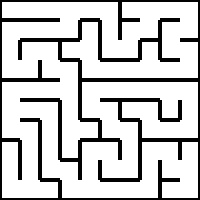
#> input picture rect-maze-master/findNeighbours/maze00.jpg, 200 x 200 px
$ python section1.py   (Python 2 division)
#> lines starting #> are read from the running program, lines starting #| are printed output that depends on the picture; after the words box and inside, x2 and y2 are one past the last pixel; in counts of white or black regions, pixels touching at a corner belong together
import numpy as np
import cv2
np.set_printoptions(threshold=127)
## The readImage function takes a file path as argument and returns image in binary form.
def readImage(filePath):
    #############  Add your Code here   ###############
#> called with filePath = 'maze00.jpg'
    img = cv2.imread(filePath, 0)
#> img is the input picture: shape (200, 200); min 0, max 255, mean 205.3
    ret, binaryImage = cv2.threshold(img, 10, 255, cv2.THRESH_BINARY)
#> binaryImage: shape (200, 200); 80.5% white; 1 black region, box (x1, y1, x2, y2) and area: (0, 0, 200, 200) 7792
    ###################################################
    return binaryImage

## The findNeighbours function takes a maze image and row and column coordinates of a cell as input arguments
## and returns a stack consisting of all the neighbours of the cell as output.
## Note :- Neighbour refers to all the adjacent cells one can traverse to from that cell provided only horizontal
## and vertical traversal is allowed.
def findNeighbours(img,row,column):
    neighbours = []
    #############  Add your Code here   ###############
    i = 0
    while(True):
        if img[i, i] != 0:
            border = i
            break
        i += 1
    i = border
    cell = 0
    while(True):
        if img[i, i] == 0:
            cell = i
            break
        i += 1
    if img[cell - border * 2, cell] == 0 or img[cell, cell - border * 2] == 0:
        cell = cell + border
    row_new = (2 * row + 1) * (cell / 2)
    col_new = (2 * column + 1) * (cell / 2)
    top = row_new - (cell / 2) + 1
    bottom = row_new + (cell / 2) - 2
    left = col_new - (cell / 2) + 1
    right = col_new + (cell / 2) - 2
    if img[top, col_new] != 0:
        neighbours.append([row - 1, column])
    if img[bottom, col_new] != 0:
        neighbours.append([row + 1, column])
    if img[row_new, left] != 0:
        neighbours.append([row, column - 1])
    if img[row_new, right] != 0:
        neighbours.append([row, column + 1])
    ###################################################
    return neighbours

##  colourCell function takes 4 arguments:-
##            img - input image
##            row - row coordinates of cell to be coloured
##            column - column coordinates of cell to be coloured
##            colourVal - the intensity of the colour.
##  colourCell basically highlights the given cell by painting it with the given colourVal. Care should be taken that
##  the function doesn't paint over the black walls and only paints the empty spaces. This function returns the image
##  with the painted cell.
def colourCell(img, row, column, colorVal):   ## Add required arguments here.

    #############  Add your Code here   ###############
    neighbours = findNeighbours(img, row, column)
    i = 0
    while(True):
        if img[i, i] != 0:
            border = i
            break
        i += 1
    i = border
    cell = 0
    while(True):
        if img[i, i] == 0:
            cell = i
            break
        i += 1
    if img[cell - border * 2, cell] == 0 or img[cell, cell - border * 2] == 0:
        cell = cell + border
    row_new = (2 * row + 1) * (cell / 2)
    col_new = (2 * column + 1) * (cell / 2)
    top = row_new - (cell / 2) + 1
    bottom = row_new + (cell / 2) - 2
    left = col_new - (cell / 2) + 1
    right = col_new + (cell / 2) - 2
    for i in neighbours:
        if i[0] == row + 1:
            img[top + 1 : bottom + 2, left + 1 : right] = colorVal
        if i[0] == row - 1:
            img[top - 1 : bottom, left + 1 : right] = colorVal
        if i[1] == column + 1:
            img[top + 1 : bottom, left + 1 : right + 2] = colorVal
        if i[1] == column - 1:
            img[top + 1 : bottom, left - 1 : right] = colorVal

    ###################################################
    return img

##  Main function takes the filepath of image as input.
##  You are not allowed to change any code in this function.
def main(filePath):
    img = readImage(filePath)
    coords = [(0,0),(9,9),(3,2),(4,7),(8,6)]
    string = ""
    for coordinate in coords:
        img = colourCell(img, coordinate[0], coordinate[1], 150)
        neighbours = findNeighbours(img, coordinate[0], coordinate[1])
        print (neighbours)
        string = string + str(neighbours) + "\n"
        for k in neighbours:
            img = colourCell(img, k[0], k[1], 230)
#> this loop made 5 passes
#| [[0, 1]]
#| [[8, 9], [9, 8]]
#| [[2, 2], [3, 3]]
#| [[4, 6], [4, 8]]
#| [[7, 6], [8, 5]]
#> pass 1, in main, `img = colourCell(img, coordinate[0], coordinate[1], 150)`:
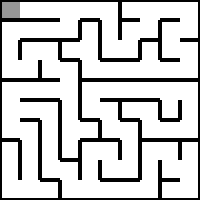
#> img: shape (200, 200); min 0, max 255, mean 204.6
#> pass 2, in main, `img = colourCell(img, coordinate[0], coordinate[1], 150)`:
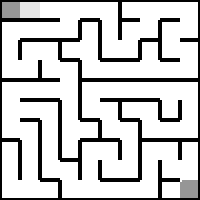
#> img: shape (200, 200); 1.6% of pixels changed, all inside (x1, y1, x2, y2) = (20, 2, 198, 198)
#> pass 3, in main, `img = colourCell(img, coordinate[0], coordinate[1], 150)`:
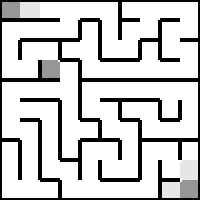
#> img: shape (200, 200); 2.4% of pixels changed, all inside (x1, y1, x2, y2) = (42, 60, 198, 198)
#> after the loop:
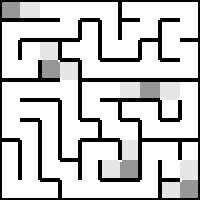
#> img: shape (200, 200); 6.48% of pixels changed, all inside (x1, y1, x2, y2) = (40, 42, 180, 178)
    if __name__ == '__main__':
        return img
    else:
        return string + "\t"
## Specify filepath of image here. The main function is called in this section.
if __name__ == '__main__':
    filePath = 'maze00.jpg'
    img = main(filePath)
    cv2.imshow('canvas', img)
    cv2.waitKey(0)
    cv2.destroyAllWindows()

$ run again, with rect-maze-master/findNeighbours/maze01.jpg copied over rect-maze-master/findNeighbours/maze00.jpg
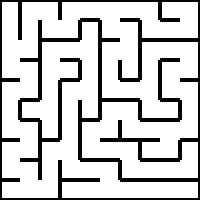
#> input picture rect-maze-master/findNeighbours/maze01.jpg, 200 x 200 px
#> in readImage, img is the input picture: shape (200, 200); min 0, max 255, mean 205.4
#> binaryImage: shape (200, 200); 80.6% white; 1 black region, box (x1, y1, x2, y2) and area: (0, 0, 200, 200) 7776
#> the loop in main, `for coordinate in coords:` made 5 passes
#> (printed output is left out)
#> pass 1, in main, `img = colourCell(img, coordinate[0], coordinate[1], 150)`:
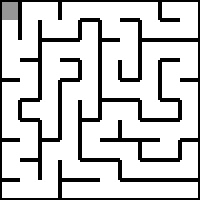
#> img: shape (200, 200); min 0, max 255, mean 204.7
#> after the loop in main, `for coordinate in coords:`:
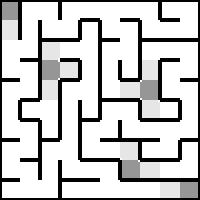
#> img: shape (200, 200); min 0, max 255, mean 199.2

$ run again, with rect-maze-master/findNeighbours/maze02.jpg copied over rect-maze-master/findNeighbours/maze00.jpg
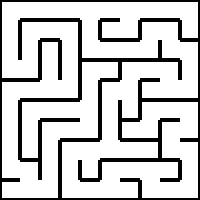
#> input picture rect-maze-master/findNeighbours/maze02.jpg, 200 x 200 px
#> in readImage, img is the input picture: shape (200, 200); min 0, max 255, mean 205.1
#> binaryImage: shape (200, 200); 80.4% white; 1 black region, box (x1, y1, x2, y2) and area: (0, 0, 200, 200) 7824
#> the loop in main, `for coordinate in coords:` made 5 passes
#> (printed output is left out)
#> pass 1, in main, `img = colourCell(img, coordinate[0], coordinate[1], 150)`:
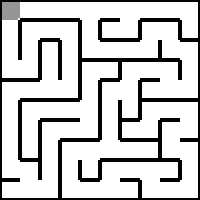
#> img: shape (200, 200); min 0, max 255, mean 204.3
#> after the loop in main, `for coordinate in coords:`:
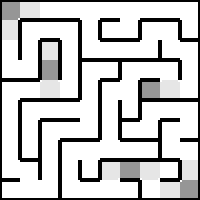
#> img: shape (200, 200); min 0, max 255, mean 199.2

$ run again, with rect-maze-master/findNeighbours/maze03.jpg copied over rect-maze-master/findNeighbours/maze00.jpg
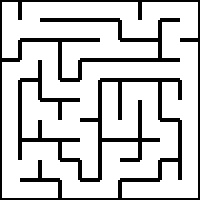
#> input picture rect-maze-master/findNeighbours/maze03.jpg, 200 x 200 px
#> in readImage, img is the input picture: shape (200, 200); min 0, max 255, mean 205.2
#> binaryImage: shape (200, 200); 80.5% white; 1 black region, box (x1, y1, x2, y2) and area: (0, 0, 200, 200) 7796
#> the loop in main, `for coordinate in coords:` made 5 passes
#> (printed output is left out)
#> pass 1, in main, `img = colourCell(img, coordinate[0], coordinate[1], 150)`:
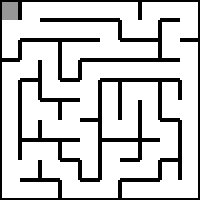
#> img: shape (200, 200); min 0, max 255, mean 204.5
#> after the loop in main, `for coordinate in coords:`:
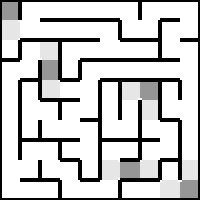
#> img: shape (200, 200); min 0, max 255, mean 199.3
